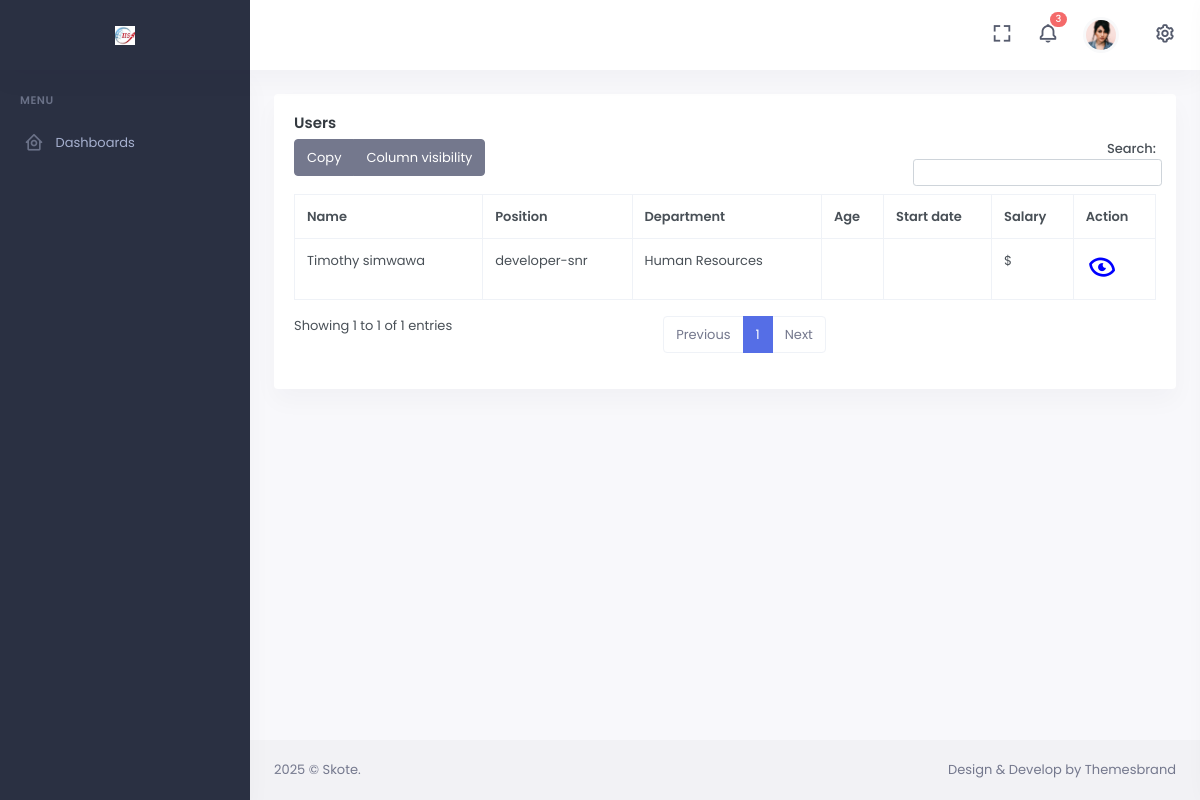
The page /all-users/ on the database as committed earlier.
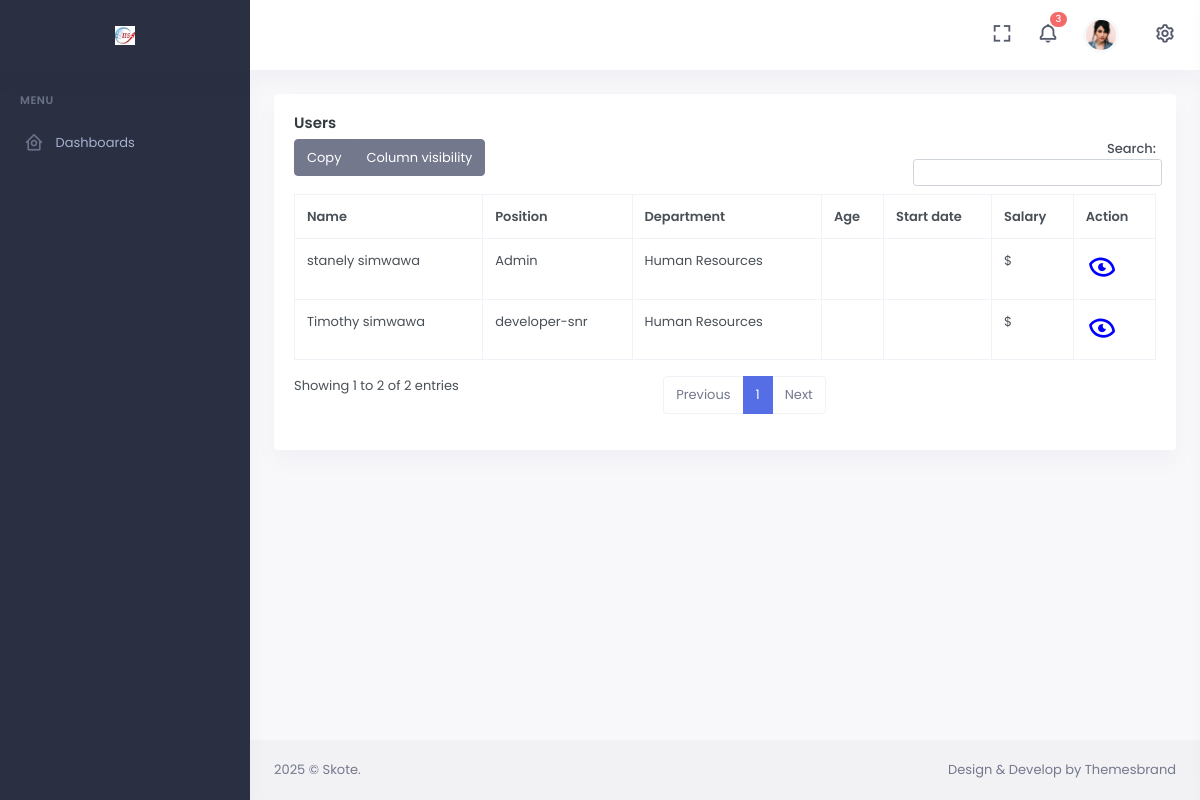
The same page on the database as committed later.
### base/models.py (models this page shows, shortened)
class Employee(models.Model):
    user = models.OneToOneField(User, on_delete=models.CASCADE)
    first_name = models.CharField(max_length=100)
    middle_name = models.CharField(max_length=100, blank=True, null=True)
    email = models.CharField(max_length=100, blank=True, null=True)
    last_name = models.CharField(max_length=100)
    PROVINCE_CHOICES = [
        ('Central', 'Central'),
        ('Copperbelt', 'Copperbelt'),
        ('Eastern', 'Eastern'),
        ('Luapula', 'Luapula'),
        ('Lusaka', 'Lusaka'),
        ('Muchinga', 'Muchinga'),
        ('Northern', 'Northern'),
        ('North-Western', 'North-Western'),
        ('Southern', 'Southern'),
        ('Western', 'Western'),
    ]
    province = models.CharField(max_length=50, choices=PROVINCE_CHOICES)
    city = models.CharField(max_length=100)
    phone_number = models.CharField(max_length=15)
    address = models.TextField()
    WORK_TYPE_CHOICES = [
        ('full-time', 'Full-Time'),
        ('part-time', 'Part-Time'),
        ('freelance', 'Freelance'),
        ('internship', 'Internship'),
    ]
    work_type = models.CharField(max_length=20, choices=WORK_TYPE_CHOICES)
    DEPARTMENT_CHOICES = [
        ('Human Resources', 'Human Resources'),
        ('Information Technology', 'Information Technology'),
        ('sales/marketing', 'Sales/Marketing'),
        ('Finance', 'Finance'),
        ('Engineering', 'Engineering'),
    ]
    department = models.CharField(max_length=50, choices=DEPARTMENT_CHOICES)
    POSITION_CHOICES = [
        ('Admin', 'Admin'),
        ('TDR', 'TDR'),
        ('developer-snr', 'Developer (Senior)'),
        ('developer-jrn', 'Developer (Junior)'),
        ('developer-intern', 'Developer (Intern)'),
        ('accountant', 'Accountant'),
    ]
    position = models.CharField(max_length=50, choices=POSITION_CHOICES)
    ROLE_CHOICES = [
        ('Admin', 'Admin'),
        ('HR', 'HR'),
        ('Accountant', 'Accountant'),
        ('Employee', 'Employee'),
    ]
    role = models.CharField(max_length=20, choices=ROLE_CHOICES, default="Employee")
    employee_id = models.CharField(max_length=20, unique=True)
    IDENTIFICATION_TYPE_CHOICES = [
        ('nrc', 'National Registration Card (NRC)'),
        ('passport', 'Passport'),
    ]
    identification_type = models.CharField(max_length=20, choices=IDENTIFICATION_TYPE_CHOICES, null=True, blank=True)
    identification_number = models.CharField(max_length=50, null=True, blank=True)
    id_front = models.ImageField(upload_to='employee_ids/fronts/')
    id_back = models.ImageField(upload_to='employee_ids/backs/')
    nhima_number = models.CharField(max_length=20, null=True, blank=True)
    ss_number = models.CharField(max_length=20, null=True, blank=True)
    t_pin = models.CharField(max_length=20, null=True, blank=True)
    profile_picture = models.ImageField(upload_to='employee_profile/pics', null=True, blank=True)

### frontend/views/admin_views.py (the view)
# urls.py: path('all-users/', users, name='users'),
def users(request):
    users = Employee.objects.all().exclude(role = "Employee")
    context = {
        'users': users
    }
    return render(request, 'frontend/admin/users.html', context)

### templates/frontend/admin/users.html
{% extends "base/base.html" %}
{% load static %}
{% block content %}
<div class="page-content">
    <div class="container-fluid">
        <div class="row">
            <div class="col-12">
                <div class="card">
                    <div class="card-body">
                        <h4 class="card-title">Users</h4>
                        <table id="datatable-buttons" class="table table-bordered dt-responsive nowrap w-100">
                            <thead>
                                <tr>
                                    <th>Name</th>
                                    <th>Position</th>
                                    <th>Department</th>
                                    <th>Age</th>
                                    <th>Start date</th>
                                    <th>Salary</th>
                                    <th>Action</th>
                                </tr>
                            </thead>
                            <tbody>
                                {% for user in users %}
                                <tr>
                                    <td>{{ user.first_name }} {{ user.last_name }}</td>
                                    <td>{{ user.position }}</td>
                                    <td>{{ user.department }}</td>
                                    <td>{{ user.age }}</td>
                                    <td>{{ user.start_date }}</td>
                                    <td>${{ user.salary }}</td>
                                    <td>
                                        <a href="{% url 'frontend:profile' user.id %}" style="text-decoration: none;">
                                            <i class="bx bx-show-alt" style="color: blue; font-size: 2rem; transform: rotate(15deg);"></i>
                                        </a>
                                    </td>
                                </tr>
                                {% endfor %}
                            </tbody>
                        </table>
                    </div>
                </div>
            </div>
        </div>
    </div>
</div>
{% endblock %}

Rows that differ between the two databases and show on the page:
now on this page (row edited): Employee: first_name "stanely", last_name "simwawa", position "Admin", department "Human Resources"
Other text that changed with them:
text written by a page script: "Copy Column visibility Search: Showing 1 to 1 of 1 entries Previous 1 Next" → "Copy Column visibility Search: Showing 1 to 2 of 2 entries Previous 1 Next"
